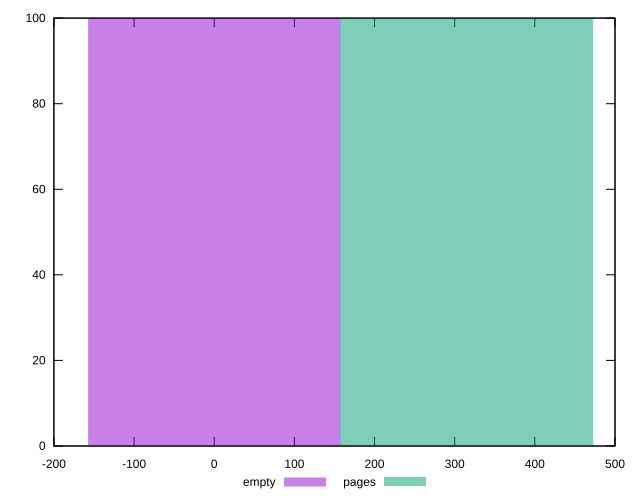

Write the gnuplot code that produced this figure.
reset
set terminal svg size 640, 500 enhanced background rgb 'white'
set output "report_00007_2020-12-11T15:55:29.892Z/max-potential-fid/comparison/histogram/0_vs_1.svg"

$empty <<EOF
0 100
EOF

$pages <<EOF
314.58259107901983 100
EOF

set key outside below
set boxwidth 314.58259107901983
set yrange [0:100]
set style fill transparent solid 0.5 noborder

plot \
  $empty title "empty" with boxes, \
  $pages title "pages" with boxes, \


reset
